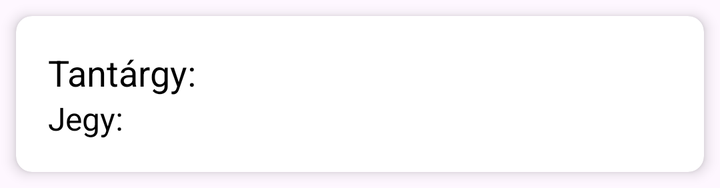
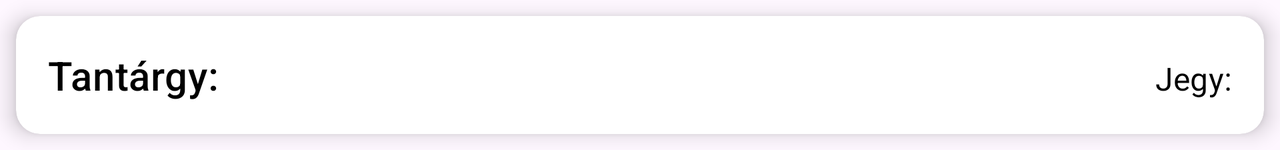

One screen, two layout resources from the same app: the default and the repository's alternative for another configuration. Each is rendered where Android would select it; the XML of both is given below.
<!-- AndroidManifest.xml: application theme Theme.FakeNeptun -->
<!-- res/layout/grade_item.xml -->
<?xml version="1.0" encoding="utf-8"?>
<androidx.cardview.widget.CardView
    xmlns:android="http://schemas.android.com/apk/res/android"
    xmlns:card_view="http://schemas.android.com/apk/res-auto"
    android:layout_width="match_parent"
    android:layout_height="wrap_content"
    card_view:cardCornerRadius="8dp"
    card_view:cardElevation="4dp"
    android:layout_margin="8dp">

    <LinearLayout
        android:layout_width="match_parent"
        android:layout_height="wrap_content"
        android:orientation="vertical"
        android:padding="16dp">

        <TextView
            android:id="@+id/tvLessonName"
            android:layout_width="wrap_content"
            android:layout_height="wrap_content"
            android:text="Tantárgy: "
            android:textSize="18sp"
            android:textColor="#000000" />

        <TextView
            android:id="@+id/tvGradeValue"
            android:layout_width="wrap_content"
            android:layout_height="wrap_content"
            android:text="Jegy: "
            android:textSize="16sp"
            android:textColor="#000000" />

    </LinearLayout>

</androidx.cardview.widget.CardView>
<!-- resources referenced by this layout -->
<resources>
  <style name="Theme.FakeNeptun" parent="Base.Theme.FakeNeptun" />
  <style name="Base.Theme.FakeNeptun" parent="Theme.Material3.DayNight.NoActionBar">
          
          
      </style>
</resources>
<!-- res/layout-land/grade_item.xml (the repository's variant of the layout above) -->
<!-- drawn on the phone turned sideways -->
<?xml version="1.0" encoding="utf-8"?>
<androidx.cardview.widget.CardView
    xmlns:android="http://schemas.android.com/apk/res/android"
    xmlns:app="http://schemas.android.com/apk/res-auto"
    android:layout_width="match_parent"
    android:layout_height="wrap_content"
    app:cardCornerRadius="12dp"
    app:cardElevation="6dp"
    android:layout_margin="8dp"
    app:cardBackgroundColor="@color/white">

    <LinearLayout
        android:layout_width="match_parent"
        android:layout_height="wrap_content"
        android:padding="16dp"
        android:orientation="horizontal">

        
        <TextView
            android:id="@+id/tvLessonName"
            android:layout_width="0dp"
            android:layout_height="wrap_content"
            android:layout_weight="1"
            android:text="@string/tant_rgy"
            android:textAppearance="?attr/textAppearanceHeadline6"
            android:textColor="@color/black"/>

        
        <TextView
            android:id="@+id/tvGradeValue"
            android:layout_width="0dp"
            android:layout_height="wrap_content"
            android:layout_weight="1"
            android:text="@string/jegy"
            android:textAppearance="?attr/textAppearanceSubtitle1"
            android:textColor="@color/black"
            android:gravity="end"/>

    </LinearLayout>

</androidx.cardview.widget.CardView>
<!-- resources referenced by the variant -->
<!-- as the phone turned sideways resolves them -->
<resources>
  <string name="jegy">Jegy:</string>
  <string name="tant_rgy">Tantárgy:</string>
  <style name="Theme.FakeNeptun" parent="Base.Theme.FakeNeptun" />
  <style name="Base.Theme.FakeNeptun" parent="Theme.Material3.DayNight.NoActionBar">
          
          
      </style>
</resources>
